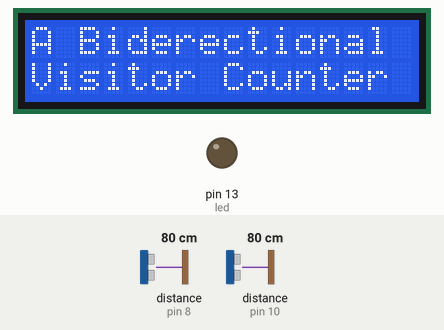
The sketch below on a simulated Arduino Uno, built with avr-gcc and run on an emulated ATmega328P. Shown: 16×2 character LCD, output pins drawn as LEDs (lit = HIGH). Wiring (inferred from the names in the program): 2 × ultrasonic range finder: trigger pin 7, echo pin 8 / trigger pin 9, echo pin 10. Inputs (shaded band) come from the test bench; at power-on: distance to the obstacle (sensors on pin 10, pin 8) 80 cm. The echo pulse lasts 58.3 µs per cm; pins used as bus, display or sensor lines are not drawn.

Above: at 0.1 s.
At 6.2 s:
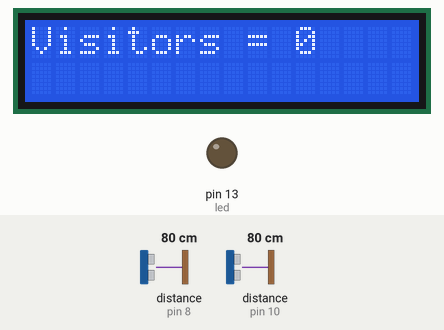
6.3 s: distance to the obstacle (sensor on pin 10) set to 24 cm
7.8 s: distance to the obstacle (sensor on pin 10) set to 19 cm
At 9.0 s:
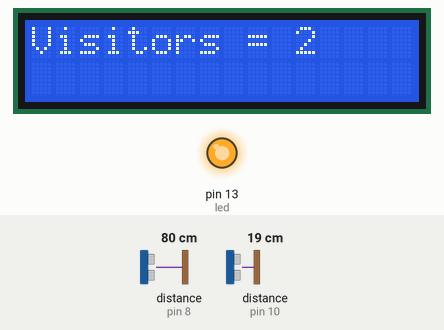
Timing chart, 0 to 10.8 s (numbered marks = the images above; inputs shaded):
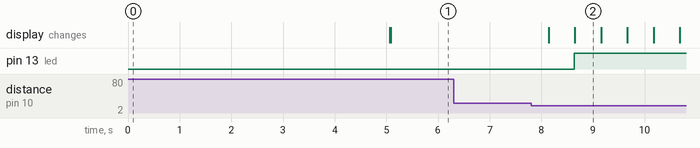

Measured:
- the behaviour switches between 22 and 21 cm on distance to the obstacle (sensor on pin 10) (found by bisection; images 1 and 2)
- after the input at 6.3 s, every drawn part: stays the same
- after the input at 7.8 s, pin 13 (led): LOW → HIGH after 0.84 s; the display: first changes after 0.34 s (image 2 shows a later state)
- what the display in image 2 shows lasts 0.6 s, from 8.6 s to 9.2 s

The sketch:

BidirectionalCounter.ino
```cpp
//The blocks of code written below was used to configure Ultrasonic sensors with ATMEGA328P microcontroller as a bidirectional visitor counter

#include<LiquidCrystal.h>     //Import LCD Library
LiquidCrystal lcd(12, 11, 5, 4, 3, 2);

// define ultrasonic pins and variables
const int trigPin = 9;
const int echoPin = 10;
const int trigPin1 = 7;
const int echoPin1 = 8;
int led  = 13;
int count = 0;
int count1 = 0;
long duration;
int distance;
long duration1;
int distance1;

void setup() {
// Set the LCD pins and display
lcd.begin(16,2);
lcd.setCursor(0,0);
lcd.print ("A Biderectional");
lcd.setCursor(0,1);
lcd.print ("Visitor Counter");
delay(5000);
lcd.clear();


pinMode(led, OUTPUT);    // Set the led pin
pinMode(trigPin, OUTPUT); // Sets the trigPin as an Output
pinMode(echoPin, INPUT); // Sets the echoPin as an Input
pinMode(trigPin1, OUTPUT);
pinMode(echoPin1, INPUT);

}

void loop() {

  if (count > 0) {
    digitalWrite(led, HIGH);
  }
  else {digitalWrite(led, LOW);
  };

// Clears the trigPin
digitalWrite(trigPin, LOW);
delayMicroseconds(2);

// Sets the trigPin on HIGH state for 10 micro seconds
digitalWrite(trigPin, HIGH);
delayMicroseconds(10);
digitalWrite(trigPin, LOW);

// Reads the echoPin, returns the sound wave travel time in microseconds
duration = pulseIn(echoPin, HIGH);
// Calculating the distance
distance= duration*0.034/2;

//Repeats the same process for the second ultrasonic sensor
digitalWrite(trigPin1, LOW);
delayMicroseconds(2);
digitalWrite(trigPin1, HIGH);
delayMicroseconds(10);
digitalWrite(trigPin1, LOW);
duration1 = pulseIn(echoPin1, HIGH);
distance1= duration1*0.034/2;

// Conditions for Increment and decrement
if (distance >= 0 && distance <= 20)   {
    count ++ ;
  }
else if (distance1 >= 0 && distance1 <= 20){
    count -- ;
  }
else if ((distance >= 0 && distance <= 50) && (distance1 >= 0 && distance1 <= 50)) {
    count = count;
  }


if (count < 0) {
  count = 0;
  }
else {

};

// Printing the count on the LCD
lcd.setCursor(0,0);
lcd.print ("Visitors = ");
lcd.print (count);

// Wait for 0.5 second
delay(500);
}
```
